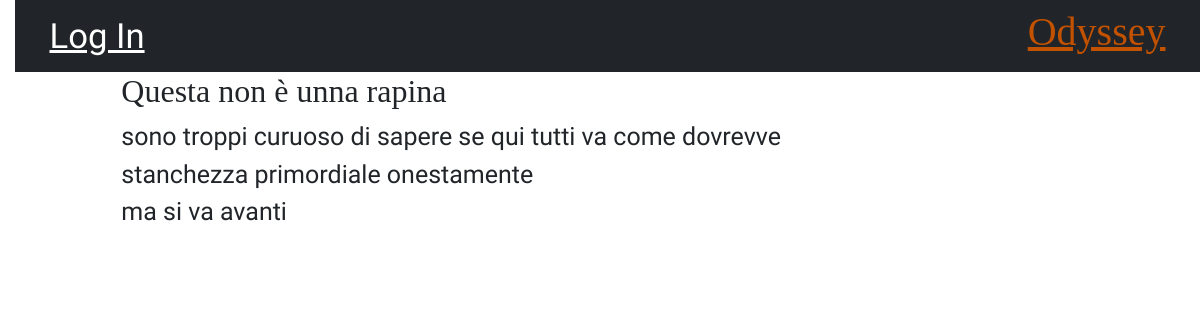
/post/1/, run on an earlier commit of the app's database.
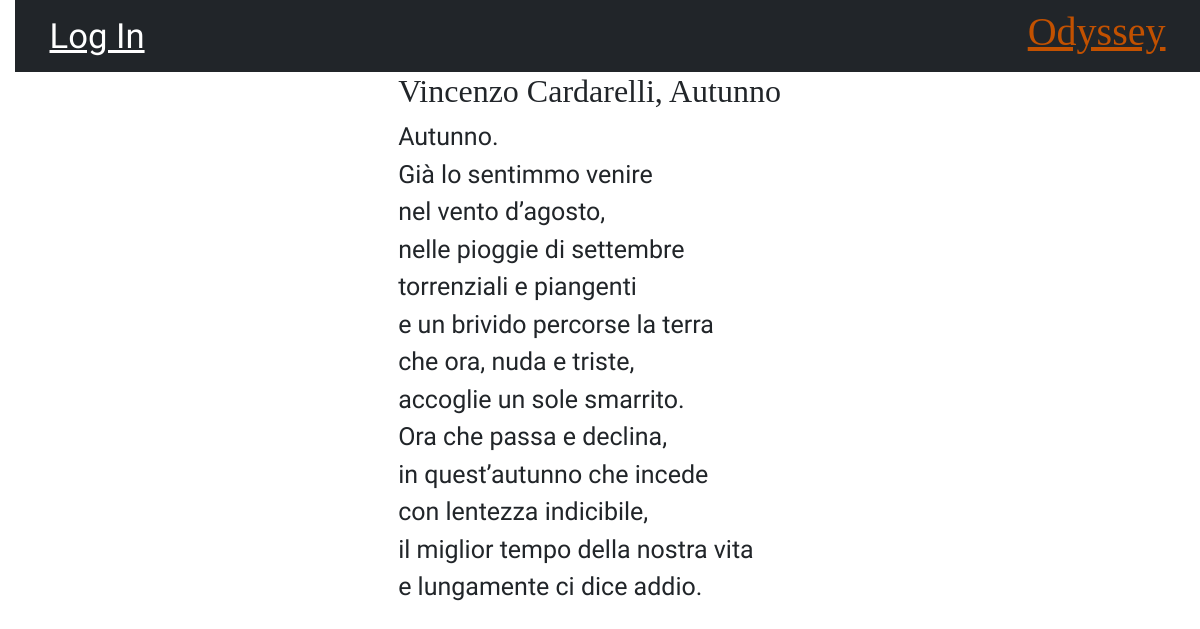
And on a later commit of the database.
### blog/models.py (models this page shows, shortened)
class Post(models.Model):
	author=models.ForeignKey(settings.AUTH_USER_MODEL,on_delete=models.CASCADE)
	title=models.CharField(max_length=200)
	text=models.TextField()
	created_date=models.DateTimeField(default=timezone.now)
	published_date=models.DateTimeField(blank=True, null=True)

### blog/views.py (the view)
# urls.py: path('post/<int:pk>/',views.post_detail,name='post_detail'),
def post_detail(request,pk):
	post=get_object_or_404(Post,pk=pk)
	return render(request,'blog/post_detail.html',context={'post':post})

### blog/templates/blog/post_detail.html (shortened to what this page needs)
{% extends 'blog/base.html' %}
{% block content %}
    <article class="post">
        <aside class="actions">
        <h2>{{ post.title }}</h2>
        <p>{{ post.text|linebreaksbr }}</p>
    </article>
{% endblock %}

What changed in the data, as far as the page shows it:
changed Post: title "Questa non è unna rapina" → "Vincenzo Cardarelli, Autunno"; text "sono troppi curuoso di sapere se qui tutti va come dovrevve stanchezza primordiale onestamente ma si va avanti" → "Autunno. Già lo sentimmo venire nel vento d’agosto, nelle pioggie di settembre torrenziali e piangenti e un brivido percorse la terra che ora, nuda e triste, accoglie un sole smarrito. Ora che passa e declina, in quest’autunno che incede con lentezza indicibile, il miglior tempo della nostra vita e lungamente ci dice addio."
